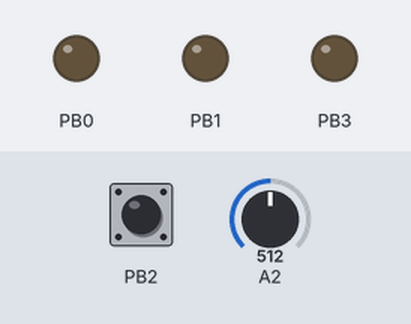
Bench run of a sketch on a simulated ATtiny85, built with avr-gcc and run on an emulated ATtiny85. On the bench: output pins drawn as LEDs (lit = HIGH). Dashed ring = blinking. Inputs (shaded band) come from the test bench; at power-on: PB2 HIGH, A2 = 512.

Above: at 1.4 s.
1.5 s: PB2 pulled LOW for 0.15 s
At 3.1 s:
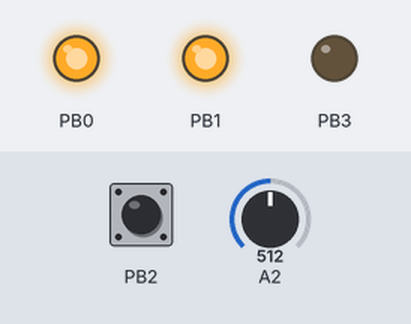
3.6 s: PB2 pulled LOW for 1 s
At 5.3 s:
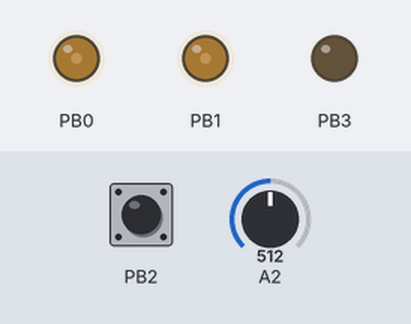
6.1 s: PB2 pulled LOW for 3.2 s
At 10.1 s:
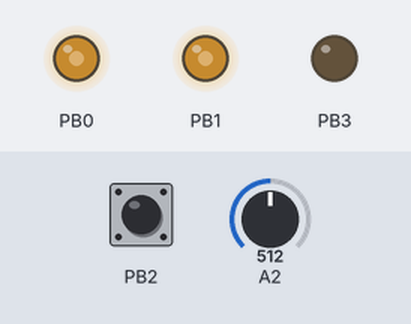
11.1 s: A2 set to 184
21.6 s: A2 set to 160
At 31.1 s:
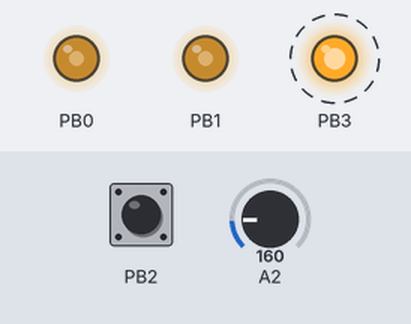
35.6 s: PB2 pulled LOW for 1 s
At 38.0 s:
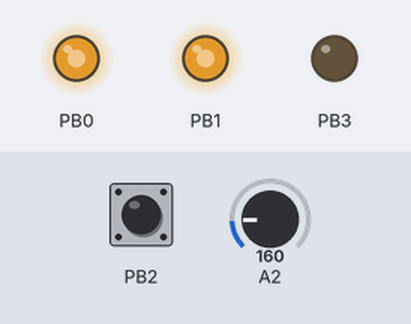
Timing chart, 0 to 41.9 s (numbered marks = the images above; inputs shaded):
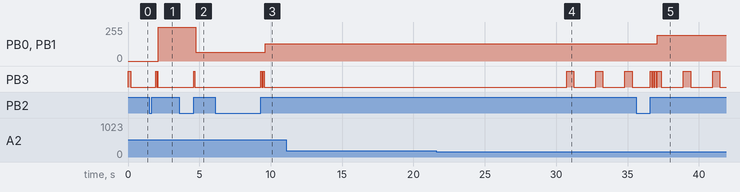

Measured:
- the behaviour switches between 175 and 174 on A2 (found by bisection; images 3 and 4)
- after the input at 1.5 s, PB0, PB1: 0/255 → 255/255 after 0.62 s; PB3: alternates HIGH for 0.04 s and LOW for 0.04 s, 4 changes in all, then stays LOW, starting after 0.46 s
- after the input at 3.6 s, PB0, PB1: 255/255 → 64/255 after 1.2 s; PB3: LOW → HIGH after 1.0 s, → LOW 0.08 s later
- after the input at 6.1 s, PB0, PB1: 64/255 → 128/255 after 3.5 s; PB3: alternates HIGH for 0.08 s and LOW for 0.08 s, 4 changes in all, then stays LOW, starting after 3.2 s
- after the input at 11.1 s, every drawn part: stays the same
- after the input at 21.6 s, PB3: alternates HIGH for 0.51 s and LOW for 1.5 s, starting after 9.1 s
- after the input at 35.6 s, PB0, PB1: 128/255 → 192/255 after 1.5 s

The sketch:

zk_glasses.ino
```cpp
// (licence header left out)
#include <avr/io.h>
#include <avr/interrupt.h>
#include <avr/sleep.h>
#include <avr/wdt.h>

// ── Pin Definitions ──────────────────────────────────────────
#define PIN_LED_L    PB0   // Left IR LED group (OC0A)
#define PIN_LED_R    PB1   // Right IR LED group (OC0B)
#define PIN_BTN      PB2   // Button input
#define PIN_STATUS   PB3   // Status LED
#define PIN_VBAT     PB4   // Battery ADC (ADC2)

// ── Configuration ────────────────────────────────────────────
#define NUM_MODES          6
#define DEBOUNCE_MS       40
#define SHORT_PRESS_MAX  500   // ms — below this = short press
#define LONG_PRESS_MIN   800   // ms — above this = long press
#define DOUBLE_PRESS_MAX 300   // ms — gap for double-press detection
#define AUTO_OFF_MS   7200000UL  // 2 hours in ms
#define LOW_BATT_ADC     175   // ~3.3V via voltage divider (3.3/5*1024*R2/(R1+R2))
#define BATT_CHECK_INTERVAL 10000  // Check battery every 10s

// ── Brightness Levels (PWM duty 0–255) ───────────────────────
const uint8_t BRIGHTNESS_LEVELS[] = { 64, 128, 192, 255 };
#define NUM_BRIGHTNESS  4

// ── Mode Enumeration ─────────────────────────────────────────
enum Mode : uint8_t {
    MODE_OFF           = 0,
    MODE_CONSTANT      = 1,
    MODE_PULSE_30HZ    = 2,
    MODE_PULSE_60HZ    = 3,
    MODE_RANDOM        = 4,
    MODE_STEALTH       = 5
};

// ── State ────────────────────────────────────────────────────
volatile uint8_t  g_mode          = MODE_OFF;
volatile uint8_t  g_brightness_idx = 3;   // Start at full
volatile uint32_t g_millis        = 0;
volatile bool     g_btn_pressed   = false;

uint32_t g_mode_start_ms   = 0;    // For auto-off timer
uint32_t g_last_batt_check = 0;
bool     g_low_battery     = false;
uint16_t g_lfsr            = 0xACE1;  // LFSR seed for random mode

// ── Millisecond Timer (Timer0 overflow at 8MHz/64/256 ≈ 488Hz) ──
// We'll use Timer1 for millis since Timer0 is used for PWM
// Actually, let's use a simple millis implementation with Timer0
// Timer0 is set up for Fast PWM on OC0A/OC0B

// We'll track time using Timer1 overflow
ISR(TIMER1_OVF_vect) {
    // Timer1 at 8MHz/64, 8-bit overflow = every 2.048ms
    // We'll count overflows for rough millisecond tracking
    g_millis += 2;
}

// ── LFSR Pseudorandom (16-bit Galois) ────────────────────────
uint16_t lfsr_next() {
    uint16_t bit = ((g_lfsr >> 0) ^ (g_lfsr >> 2) ^
                    (g_lfsr >> 3) ^ (g_lfsr >> 5)) & 1u;
    g_lfsr = (g_lfsr >> 1) | (bit << 15);
    return g_lfsr;
}

// ── ADC Read (blocking, 10-bit) ──────────────────────────────
uint16_t read_adc(uint8_t channel) {
    ADMUX  = channel;                        // Vcc reference, selected channel
    ADCSRA = (1 << ADEN) | (1 << ADSC) |     // Enable, start conversion
             (1 << ADPS2) | (1 << ADPS1);    // Prescaler /64
    while (ADCSRA & (1 << ADSC));            // Wait for completion
    uint16_t result = ADC;
    ADCSRA &= ~(1 << ADEN);                 // Disable ADC to save power
    return result;
}

// ── Set LED PWM Duty Cycle ───────────────────────────────────
void set_leds(uint8_t duty) {
    OCR0A = duty;   // Left group
    OCR0B = duty;   // Right group
}

// ── Status LED Control ───────────────────────────────────────
void status_led(bool on) {
    if (on) PORTB |=  (1 << PIN_STATUS);
    else    PORTB &= ~(1 << PIN_STATUS);
}

// ── Button Reading (debounced) ───────────────────────────────
bool button_is_down() {
    return !(PINB & (1 << PIN_BTN));  // Active LOW
}

// ── Setup ────────────────────────────────────────────────────
void setup() {
    // --- GPIO ---
    DDRB  = (1 << PIN_LED_L) | (1 << PIN_LED_R) | (1 << PIN_STATUS);
    PORTB = (1 << PIN_BTN);   // Pull-up on button

    // --- Timer0: Fast PWM on OC0A (PB0) and OC0B (PB1) ---
    // Mode 3 (Fast PWM, TOP=0xFF), prescaler /1 for ~31.4 kHz base
    // Non-inverting output on both channels
    TCCR0A = (1 << COM0A1) | (1 << COM0B1) |
             (1 << WGM01)  | (1 << WGM00);
    TCCR0B = (1 << CS00);   // No prescaler → 8MHz/256 = 31.25kHz
    OCR0A  = 0;
    OCR0B  = 0;

    // --- Timer1: Millis tracking ---
    // CTC mode, prescaler /64 → overflow at 8MHz/64/256 ≈ 488 Hz
    TCCR1  = (1 << CS12) | (1 << CS11) | (1 << CS10);  // /64
    TIMSK |= (1 << TOIE1);  // Overflow interrupt

    sei();  // Enable global interrupts

    // Startup flash
    status_led(true);
    _delay_ms(200);
    status_led(false);
}

// ── Process Button Input ─────────────────────────────────────
void process_button() {
    static uint32_t press_start    = 0;
    static uint32_t last_release   = 0;
    static bool     was_pressed    = false;
    static bool     awaiting_double = false;
    static uint8_t  press_count    = 0;

    bool pressed = button_is_down();
    uint32_t now = g_millis;

    if (pressed && !was_pressed) {
        // --- Button just pressed ---
        press_start = now;
        was_pressed = true;
    }
    else if (!pressed && was_pressed) {
        // --- Button just released ---
        uint32_t duration = now - press_start;
        was_pressed = false;

        if (duration > LONG_PRESS_MIN) {
            // Long press → cycle brightness
            g_brightness_idx = (g_brightness_idx + 1) % NUM_BRIGHTNESS;
            // Flash status LED to indicate level
            for (uint8_t i = 0; i <= g_brightness_idx; i++) {
                status_led(true);
                _delay_ms(80);
                status_led(false);
                _delay_ms(80);
            }
        }
        else if (duration < SHORT_PRESS_MAX) {
            // Short press — check for double press
            if (awaiting_double && (now - last_release < DOUBLE_PRESS_MAX)) {
                // Double press → OFF
                g_mode = MODE_OFF;
                set_leds(0);
                awaiting_double = false;
                press_count = 0;
                status_led(true);
                _delay_ms(50);
                status_led(false);
                return;
            }
            awaiting_double = true;
            last_release = now;
            press_count++;
        }
    }

    // Finalize single press after double-press window expires
    if (awaiting_double && !pressed &&
        (now - last_release > DOUBLE_PRESS_MAX)) {
        // Single short press → next mode
        g_mode = (g_mode + 1) % NUM_MODES;
        g_mode_start_ms = now;
        awaiting_double = false;
        press_count = 0;

        // Quick status flash for mode feedback
        for (uint8_t i = 0; i <= g_mode; i++) {
            status_led(true);
            _delay_ms(40);
            status_led(false);
            _delay_ms(40);
        }
    }
}

// ── Battery Check ────────────────────────────────────────────
void check_battery() {
    uint16_t adc_val = read_adc(2);  // ADC2 = PB4
    g_low_battery = (adc_val < LOW_BATT_ADC);
}

// ── Main Loop ────────────────────────────────────────────────
void loop() {
    uint32_t now = g_millis;

    // --- Button handling ---
    process_button();

    // --- Auto-off timer ---
    if (g_mode != MODE_OFF &&
        (now - g_mode_start_ms > AUTO_OFF_MS)) {
        g_mode = MODE_OFF;
        set_leds(0);
    }

    // --- Battery check (periodic) ---
    if (now - g_last_batt_check > BATT_CHECK_INTERVAL) {
        g_last_batt_check = now;
        check_battery();
    }

    // --- Low battery warning ---
    if (g_low_battery && g_mode != MODE_OFF) {
        // Blink status LED every 2 seconds
        status_led((now / 500) % 4 == 0);
    }

    // --- LED Mode Execution ---
    uint8_t duty = BRIGHTNESS_LEVELS[g_brightness_idx];

    switch (g_mode) {

        case MODE_OFF:
            set_leds(0);
            status_led(false);
            // Could enter sleep mode here for power savings
            break;

        case MODE_CONSTANT:
            set_leds(duty);
            break;

        case MODE_PULSE_30HZ:
            // 30 Hz = 33.3ms period, 16.7ms on / 16.7ms off
            if ((now % 33) < 17)
                set_leds(duty);
            else
                set_leds(0);
            break;

        case MODE_PULSE_60HZ:
            // 60 Hz = 16.7ms period, 8.3ms on / 8.3ms off
            if ((now % 17) < 9)
                set_leds(duty);
            else
                set_leds(0);
            break;

        case MODE_RANDOM:
            // Change state every 5–25ms (pseudorandom)
            {
                static uint32_t next_change = 0;
                if (now >= next_change) {
                    uint16_t rnd = lfsr_next();
                    // Random on/off
                    if (rnd & 1)
                        set_leds(duty);
                    else
                        set_leds(0);
                    // Random interval 5–25ms
                    next_change = now + 5 + (rnd % 21);
                }
            }
            break;

        case MODE_STEALTH:
            // 25% of selected brightness, constant
            set_leds(duty / 4);
            break;
    }

    _delay_ms(1);  // ~1 kHz loop rate
}

/*
 * ── Build & Flash Notes ──────────────────────────────────────
 *
 * Arduino IDE Setup:
 *   1. Install ATTinyCore via Board Manager
 *      URL: http://drazzy.com/package_drazzy.com_index.json
 *   2. Board: "ATtiny25/45/85 (No bootloader)"
 *   3. Chip: ATtiny85
 *   4. Clock: 8 MHz (internal)
 *   5. Programmer: USBasp (or "Arduino as ISP")
 *   6. Burn Bootloader first (sets fuses)
 *   7. Upload with programmer (Ctrl+Shift+U)
 *
 * PlatformIO (alternative):
 *   [env:attiny85]
 *   platform = atmelavr
 *   board = attiny85
 *   framework = arduino
 *   board_build.f_cpu = 8000000L
 *   upload_protocol = usbasp
 *
 * Power Consumption (estimated):
 *   Mode          | Avg Draw  | Runtime (500mAh)
 *   ──────────────┼───────────┼─────────────────
 *   OFF           |   ~5 µA   |   years
 *   CONSTANT 100% |  ~1.6 A   |   ~18 min
 *   PULSE 30Hz    |  ~800 mA  |   ~37 min
 *   PULSE 60Hz    |  ~800 mA  |   ~37 min
 *   RANDOM        |  ~600 mA  |   ~50 min
 *   STEALTH       |  ~400 mA  |   ~75 min
 *
 *   (16 LEDs × 100mA = 1.6A max; MCU + driver overhead ~5mA)
 *
 * Wiring Quick Reference:
 *
 *   ATtiny85 Pin 5 (PB0) ──→ 1kΩ ──→ Q1 Gate (IRLML6344)
 *                                      Q1 Drain ──→ LED Group L (8× parallel)
 *                                      Q1 Source ──→ GND
 *
 *   ATtiny85 Pin 6 (PB1) ──→ 1kΩ ──→ Q2 Gate (IRLML6344)
 *                                      Q2 Drain ──→ LED Group R (8× parallel)
 *                                      Q2 Source ──→ GND
 *
 *   ATtiny85 Pin 7 (PB2) ──→ Button ──→ GND  (internal pull-up)
 *   ATtiny85 Pin 2 (PB3) ──→ 330Ω ──→ Status LED ──→ GND
 *   ATtiny85 Pin 3 (PB4) ──→ Voltage divider (100k/100k) ──→ VBAT
 */
```
